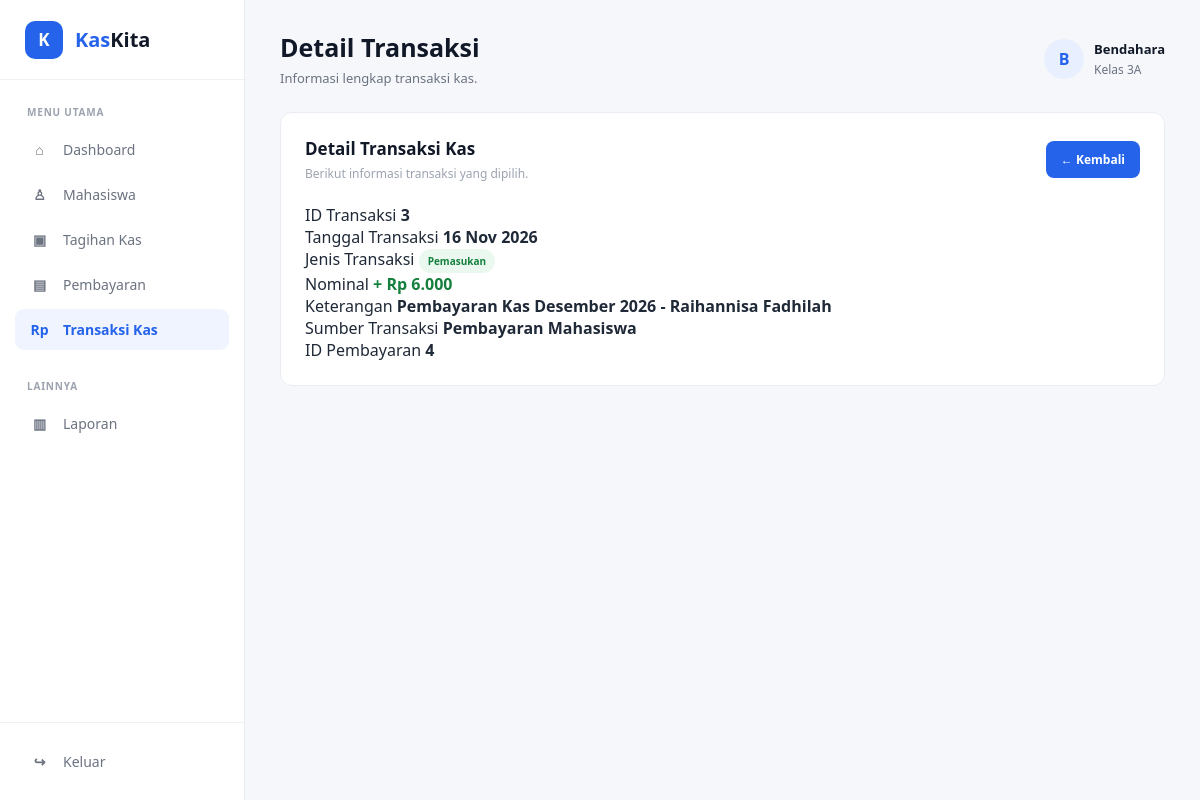
The app's page /pages/detail_transaksi.php?id_transaksi=3 (signed in) with its own data.
### tables this page shows
CREATE TABLE `transaksi_kas` (
  `id_transaksi` int NOT NULL,
  `id_pembayaran` int DEFAULT NULL,
  `nominal_transaksi` decimal(12,2) NOT NULL,
  `tanggal_transaksi` date NOT NULL,
  `jenis_transaksi` enum('pemasukan','pengeluaran') NOT NULL,
  `keterangan` varchar(255) DEFAULT NULL
);

### pages/detail_transaksi.php (the view, shortened to what this page needs)
<?php
$db = new Database();
$conn = $db->connect();
$id_transaksi = $_GET['id_transaksi'] ?? 0;
$stmt = $conn->prepare("
    SELECT
        id_transaksi,
        id_pembayaran,
        nominal_transaksi,
        tanggal_transaksi,
        jenis_transaksi,
        keterangan
    FROM transaksi_kas
    WHERE id_transaksi = ?
");
$stmt->bind_param("i", $id_transaksi);
$stmt->execute();
$result = $stmt->get_result();
$transaksi = $result->fetch_assoc();
?>
<!DOCTYPE html>
<html lang="id">
<head>
    <link rel="stylesheet" href="/kaskita/assets/css/style.css">
</head>
<body>
    <div class="app">
        <aside class="sidebar">
            <div class="brand">
                <div class="brand-icon">
                    K
                </div>
                <div class="brand-name">
                    <span>Kas</span>Kita
                </div>
            </div>
            <div class="menu-section">
                <p class="menu-title">
                    MENU UTAMA
                </p>
                <nav class="menu">
                    <a href="dashboard.php">
                        <span class="menu-icon">⌂</span>
                        <span>Dashboard</span>
                    </a>
                    <a href="mahasiswa.php">
                        <span class="menu-icon">♙</span>
                        <span>Mahasiswa</span>
                    </a>
                    <a href="tagihan.php">
                        <span class="menu-icon">▣</span>
                        <span>Tagihan Kas</span>
                    </a>
                    <a href="pembayaran.php">
                        <span class="menu-icon">▤</span>
                        <span>Pembayaran</span>
                    </a>
                    <a href="transaksi.php" class="active">
                        <span class="menu-icon">Rp</span>
                        <span>Transaksi Kas</span>
                    </a>
                </nav>
            </div>
            <div class="menu-section">
                <p class="menu-title">
                    LAINNYA
                </p>
                <nav class="menu">
                    <a href="#">
                        <span class="menu-icon">▥</span>
                        <span>Laporan</span>
                    </a>
                </nav>
            </div>
            <div class="sidebar-bottom">
                <a href="../index.php" class="logout">
                    <span class="menu-icon">↪</span>
                    <span>Keluar</span>
                </a>
            </div>
        </aside>
        <main class="main-content">
            <header class="topbar">
                <div class="page-title">
                    <h1>
                        Detail Transaksi
                    </h1>
                    <p>
                        Informasi lengkap transaksi kas.
                    </p>
                </div>
                <div class="profile">
                    <div class="profile-icon">
                        B
                    </div>
                    <div class="profile-info">
                        <strong>
                            Bendahara
                        </strong>
                        <span>
                            Kelas 3A
                        </span>
                    </div>
                </div>
            </header>
            <section class="content-card">
                <div class="content-header">
                    <div>
                        <h2>
                            Detail Transaksi Kas
                        </h2>
                        <p>
                            Berikut informasi transaksi yang dipilih.
                        </p>
                    </div>
                    <a href="transaksi.php" class="btn-primary">
                        ← Kembali
                    </a>
                </div>
                <div class="detail-card">
                    <div class="detail-item">
                        <span>
                            ID Transaksi
                        </span>
                        <strong>
                        <?php echo $transaksi['id_transaksi']; ?>
                        </strong>
                    </div>
                    <div class="detail-item">
                        <span>
                            Tanggal Transaksi
                        </span>
                        <strong>
                            <?php
                            echo date(
                                'd M Y',
                                strtotime($transaksi['tanggal_transaksi'])
                            );
                            ?>
                        </strong>
                    </div>
                    <div class="detail-item">
                        <span>
                            Jenis Transaksi
                        </span>
                        <strong>
                            <?php if ($transaksi['jenis_transaksi'] === 'pemasukan'): ?>
                                <span class="transaction-income">
                                    Pemasukan
                                </span>
                            <?php else: ?>
                                <span class="transaction-expense">
                                    Pengeluaran
                                </span>
                            <?php endif; ?>
                        </strong>
                    </div>
                    <div class="detail-item">
                        <span>
                            Nominal
                        </span>
                        <strong>
                            <?php if ($transaksi['jenis_transaksi'] === 'pemasukan'): ?>
                                <span class="text-success">
                                    + Rp
                                    <?php
                                    echo number_format(
                                        $transaksi['nominal_transaksi'],
                                        0,
                                        ',',
                                        '.'
                                    );
                                    ?>
                                </span>
                            <?php endif; ?>
                        </strong>
                    </div>
                    <div class="detail-item">
                        <span>
                            Keterangan
                        </span>
                        <strong>
                            <?php
                            echo htmlspecialchars(
                                $transaksi['keterangan'] ?? '-'
                            );
                            ?>
                        </strong>
                    </div>
                    <div class="detail-item">
                        <span>
                            Sumber Transaksi
                        </span>
                        <strong>
                            <?php if (!empty($transaksi['id_pembayaran'])): ?>
                                Pembayaran Mahasiswa
                            <?php else: ?>
                                Bendahara
                            <?php endif; ?>
                        </strong>
                    </div>
                    <?php if (!empty($transaksi['id_pembayaran'])): ?>
                        <div class="detail-item">
                            <span>
                                ID Pembayaran
                            </span>
                            <strong>
                                <?php echo $transaksi['id_pembayaran']; ?>
                            </strong>
                        </div>
                    <?php endif; ?>
                </div>
            </section>
        </main>
    </div>
</body>
</html>

### assets/css/style.css (style rules this page uses)
* { margin: 0; padding: 0; box-sizing: border-box; }
body { font-family: "Segoe UI", Arial, sans-serif; background: #f5f7fb; color: #1f2937; }
a { text-decoration: none; }
.app { min-height: 100vh; display: flex; }
.sidebar { width: 245px; min-height: 100vh; background: #ffffff; border-right: 1px solid #e8ebf0; position: fixed; left: 0; top: 0; display: flex; flex-direction: column; }
.brand { height: 80px; padding: 0 25px; display: flex; align-items: center; gap: 12px; border-bottom: 1px solid #f0f1f4; }
.brand-icon { width: 38px; height: 38px; border-radius: 10px; background: #2563eb; color: white; display: flex; align-items: center; justify-content: center; font-size: 17px; font-weight: 700; }
.brand-name { font-size: 20px; font-weight: 700; color: #111827; }
.brand-name span { color: #2563eb; }
.menu-section { padding: 25px 15px 0; }
.menu-title { font-size: 10px; font-weight: 700; color: #9ca3af; letter-spacing: 0.8px; padding: 0 12px; margin-bottom: 10px; }
.menu a { display: flex; align-items: center; gap: 12px; color: #6b7280; padding: 11px 13px; border-radius: 9px; margin-bottom: 4px; font-size: 14px; transition: all 0.2s; }
.menu a.active { background: #eff4ff; color: #2563eb; font-weight: 600; }
.menu-icon { width: 23px; text-align: center; font-size: 14px; font-weight: 600; }
.sidebar-bottom { margin-top: auto; padding: 18px 15px; border-top: 1px solid #f0f1f4; }
.logout { display: flex; align-items: center; gap: 12px; color: #6b7280; padding: 11px 13px; border-radius: 9px; font-size: 14px; }
.main-content { width: calc(100% - 245px); margin-left: 245px; min-height: 100vh; padding: 30px 35px; }
.topbar { display: flex; align-items: center; justify-content: space-between; margin-bottom: 25px; }
.page-title h1 { font-size: 25px; color: #111827; margin-bottom: 5px; }
.page-title p { font-size: 13px; color: #6b7280; }
.profile { display: flex; align-items: center; gap: 10px; }
.profile-icon { width: 40px; height: 40px; border-radius: 50%; background: #e8f0ff; color: #2563eb; display: flex; align-items: center; justify-content: center; font-weight: 700; }
.profile-info strong { display: block; font-size: 13px; color: #111827; }
.profile-info span { display: block; margin-top: 3px; font-size: 12px; color: #6b7280; }
.content-card { background: #ffffff; border: 1px solid #e9edf3; border-radius: 12px; padding: 24px; margin-top: 5px; }
.content-header { display: flex; justify-content: space-between; align-items: center; gap: 20px; margin-bottom: 22px; }
.content-header h2 { font-size: 17px; color: #111827; margin-bottom: 5px; }
.content-header p { font-size: 12px; color: #9ca3af; }
.btn-primary { display: inline-flex; align-items: center; justify-content: center; padding: 10px 15px; border-radius: 8px; background: #2563eb; color: white; font-size: 12px; font-weight: 600; transition: 0.2s; }
.text-success { color: #15803d !important; }
.transaction-income { display: inline-flex; padding: 5px 9px; border-radius: 20px; background: #eaf8f0; color: #15803d; font-size: 10px; font-weight: 600; }

### records on screen
transaksi_kas: id_transaksi "3", tanggal_transaksi "16 Nov 2026", nominal_transaksi "6.000", keterangan "Pembayaran Kas Desember 2026 - Raihannisa Fadhilah", id_pembayaran "4"
